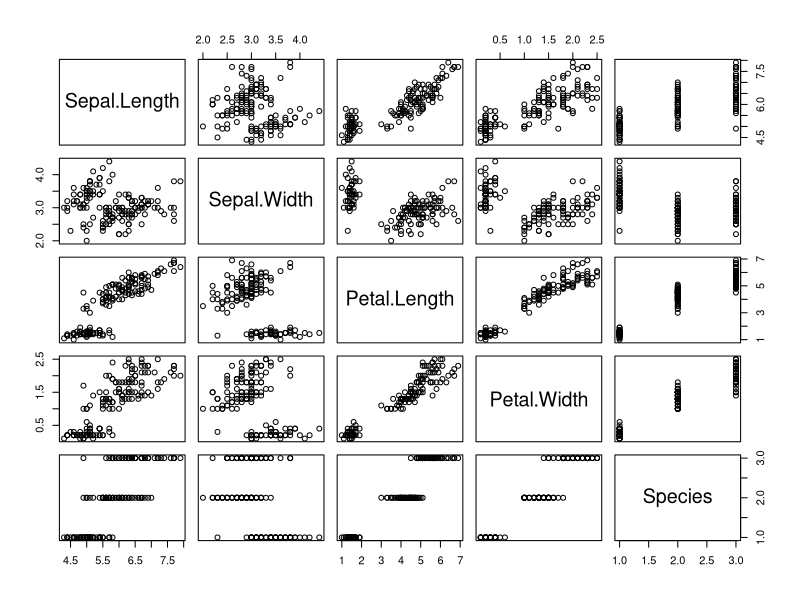
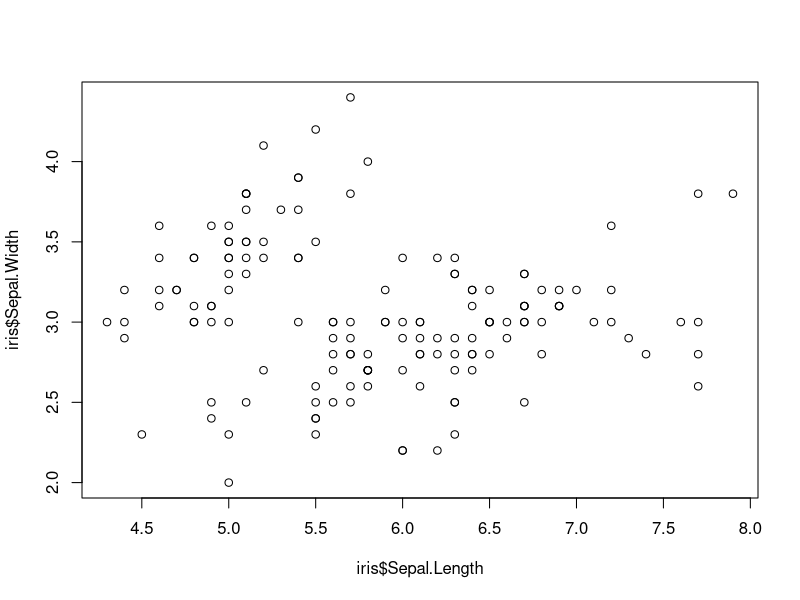
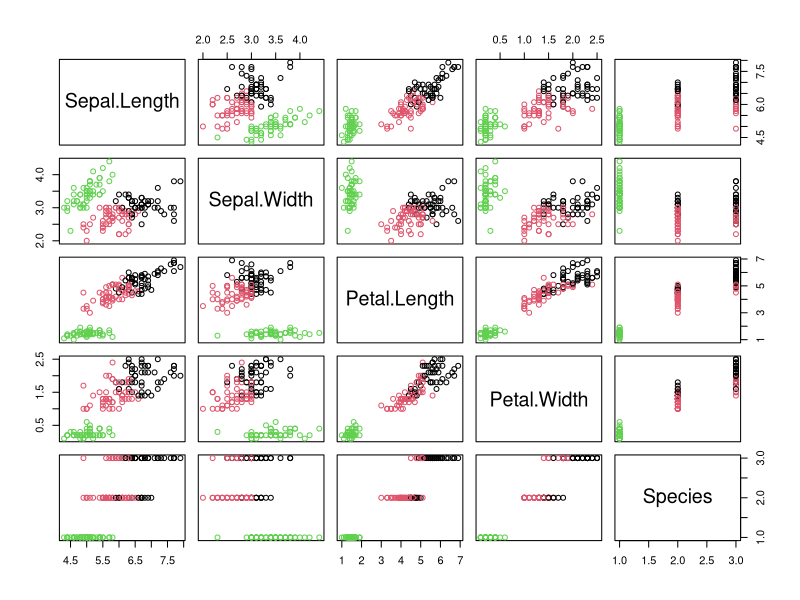
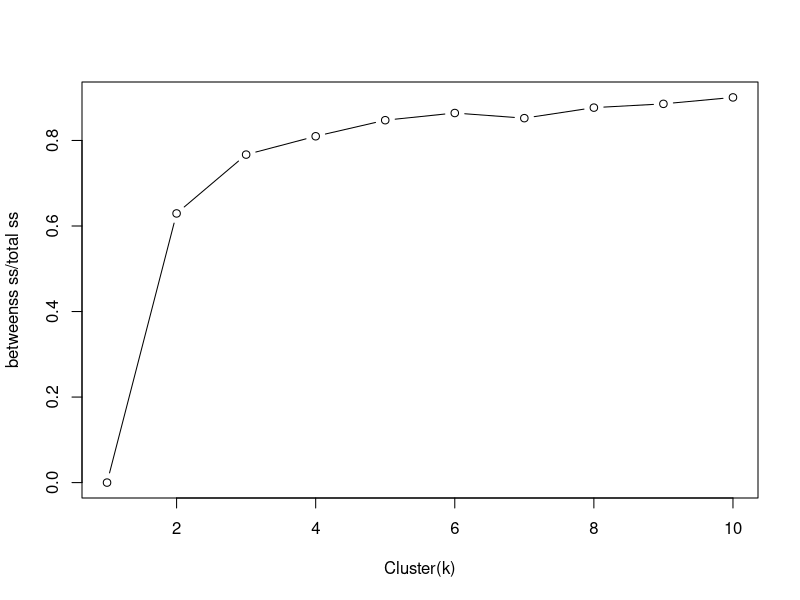
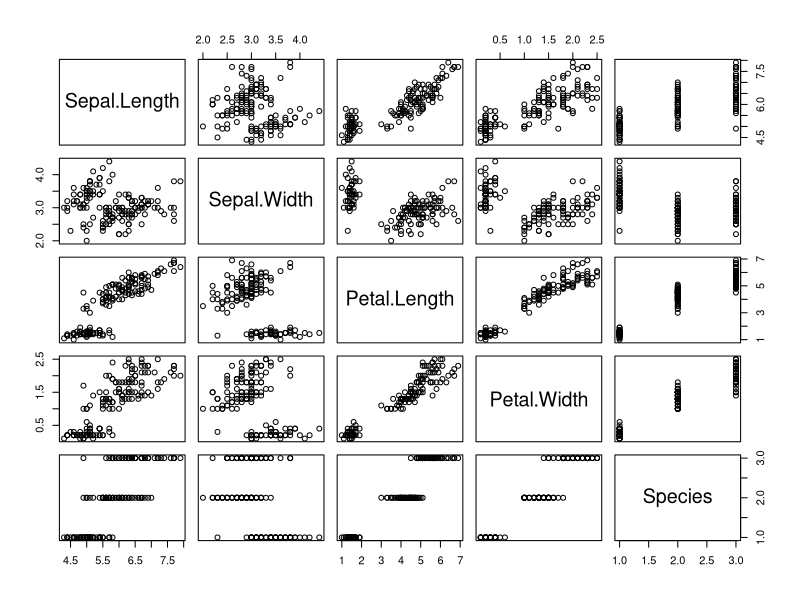
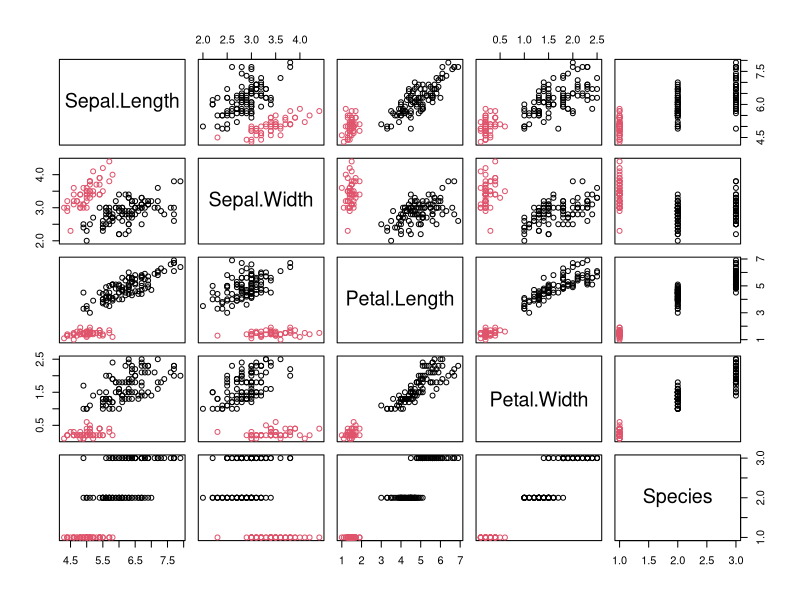
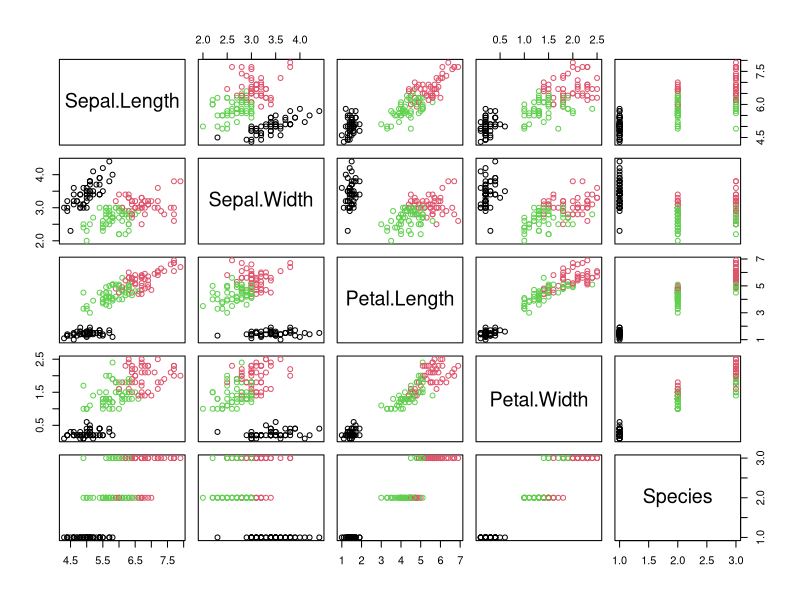
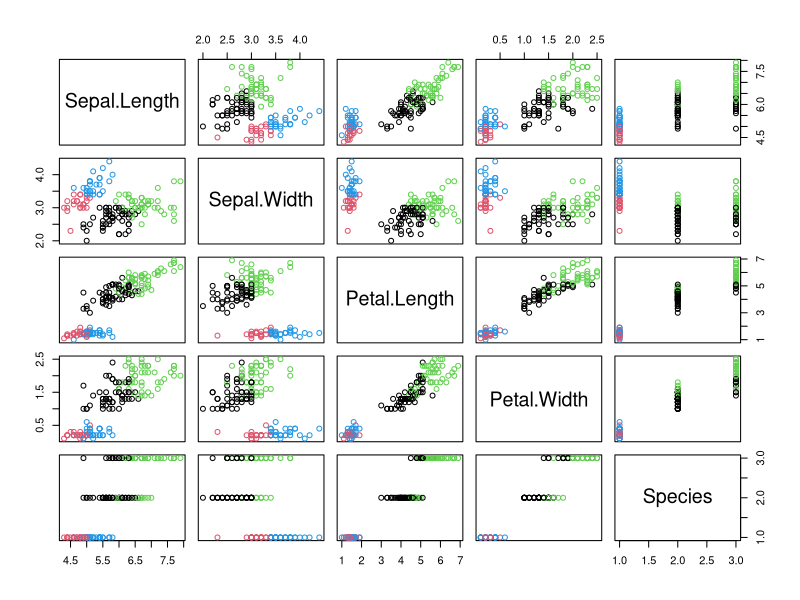

The R source for these figures, in order:
data("iris")
plot(iris)#scatter plot
plot(iris$Sepal.Length,iris$Sepal.Width)
str(iris)

irisScaled <- scale(iris[,-5])
irisScaled
summary(irisScaled)

fitK <- kmeans(irisScaled,3) #scaled data set and number of clusters passed
fitK
fitK$size
fitK$cluster
str(fitK)
plot(iris,col=fitK$cluster)
k <-list () 
for (i in 1:10) {
  k[[i]] <- kmeans(irisScaled,i)
}
k
betweenss_totss<-list()
for (i in 1:10) {
  betweenss_totss[[i]] <- k[[i]]$betweenss/k[[i]]$totss
}
plot(1:10,betweenss_totss,type = "b",ylab = "betweenss ss/total ss",xlab = "Cluster(k)")
for (i in 1:4) {
  plot(iris,col=k[[i]]$cluster)
}
table(iris$Species,fitK$cluster)
library(ggplot2)
ggplot(iris, aes(Petal.Length, Petal.Width,color = iris$Species)) + geom_point()
ggplot(iris, aes(Petal.Length, Petal.Width,color = fitK$cluster)) + geom_point()


d <- dist(irisScaled)
fitH<- hclust(d,"ward.D2") 
?hclust 
plot(fitH)
rect.hclust(fitH,k=3,border = "red")
cluster<-cutree(fitH,3)
cluster
plot(iris,col=cluster)
table(iris$Species,cluster)
ggplot(iris, aes(Petal.Length, Petal.Width, color = iris$Species)) +
  geom_point(alpha = 0.4, size = 3.5) + geom_point(col = cluster) +
  scale_color_manual(values = c('black', 'red', 'green'))

#density based clustering
install.packages("dbscan")
library(dbscan)

kNNdistplot(irisScaled,k=3)
abline(h=0.7,col="red",lty=2)
fitD<-dbscan(irisScaled,eps =0.7 ,minPts =5 )

plot(iris,col=fitD$cluster)
table(iris$Species,fitD$cluster)
